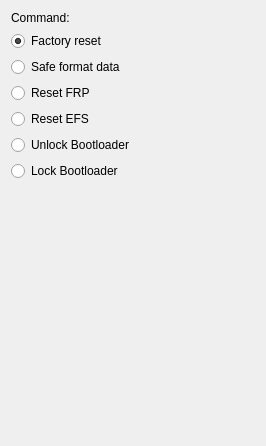
            <widget class="QWidget" name="scrollAreaWidgetContents_3">
             <property name="geometry">
              <rect>
               <x>0</x>
               <y>0</y>
               <width>266</width>
               <height>446</height>
              </rect>
             </property>
             <layout class="QVBoxLayout" name="verticalLayout_8">
              <item>
               <widget class="QLabel" name="command_realme">
                <property name="text">
                 <string notr="true">Command:</string>
                </property>
               </widget>
              </item>
              <item>
               <widget class="QRadioButton" name="userdata_realme">
                <property name="text">
                 <string notr="true">Factory reset</string>
                </property>
                <property name="checked">
                 <bool>true</bool>
                </property>
               </widget>
              </item>
              <item>
               <widget class="QRadioButton" name="safestorage_realme">
                <property name="text">
                 <string notr="true">Safe format data</string>
                </property>
               </widget>
              </item>
              <item>
               <widget class="QRadioButton" name="frp_realme">
                <property name="text">
                 <string notr="true">Reset FRP</string>
                </property>
               </widget>
              </item>
              <item>
               <widget class="QRadioButton" name="efs_realme">
                <property name="text">
                 <string notr="true">Reset EFS</string>
                </property>
               </widget>
              </item>
              <item>
               <widget class="QRadioButton" name="unlock_bl_realme">
                <property name="text">
                 <string notr="true">Unlock Bootloader</string>
                </property>
               </widget>
              </item>
              <item>
               <widget class="QRadioButton" name="relock_bl_realme">
                <property name="text">
                 <string notr="true">Lock Bootloader</string>
                </property>
               </widget>
              </item>
              <item>
               <spacer name="verticalSpacer_3">
                <property name="orientation">
                 <enum>Qt::Vertical</enum>
                </property>
                <property name="sizeHint" stdset="0">
                 <size>
                  <width>20</width>
                  <height>40</height>
                 </size>
                </property>
               </spacer>
              </item>
             </layout>
            </widget>
